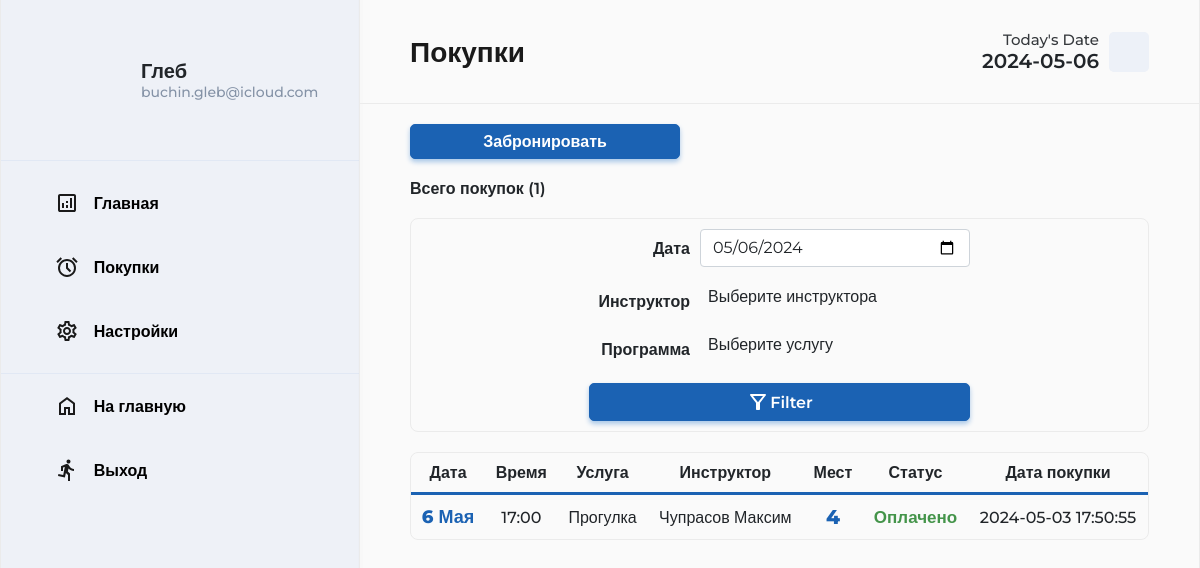
/client/bookings.php (signed in), run on the app's committed database.
### tables this page shows
CREATE TABLE `bookings` (
  `booking_id` int(11) NOT NULL,
  `client_id` int(11) DEFAULT NULL,
  `slot_id` int(11) NOT NULL,
  `instructor_id` int(11) DEFAULT NULL,
  `booked_capacity` smallint(6) NOT NULL,
  `timestamp` timestamp NOT NULL DEFAULT CURRENT_TIMESTAMP,
  `status` tinyint(4) NOT NULL DEFAULT '0'
);

CREATE TABLE `timeslots` (
  `slot_id` int(11) NOT NULL,
  `service_id` int(11) NOT NULL,
  `date` date NOT NULL,
  `time_start` time NOT NULL,
  `time_finish` time NOT NULL,
  `total_capacity` smallint(6) NOT NULL,
  `remaining_capacity` smallint(6) NOT NULL
);

CREATE TABLE `services` (
  `service_id` int(11) NOT NULL,
  `name` varchar(255) NOT NULL,
  `description` text,
  `duration` decimal(5,2) NOT NULL,
  `price` decimal(10,0) NOT NULL
);

### app/database/db.php (called while the page is built, shortened)
<?php
require 'connection.php';
function dbCheckError($query){
    $errInfo = $query->errorInfo();
    return true;
}
function countRows($table, $params = []) {
    global $pdo;
    $sql = "SELECT COUNT(*) as total_rows FROM $table";
    if(!empty($params)){
        $i = 0;
        foreach ($params as $key => $value){
            if ($i === 0){
                $sql = $sql . " WHERE $key=$value";
            }else{
                $sql = $sql . " AND $key=$value";
            }
            $i++;
        }
    }
    $query = $pdo->prepare($sql);
    $query->execute();
    $result = $query->fetch(PDO::FETCH_ASSOC);
    return $result['total_rows'];
}
function formatData($dateString){
    $dateObj = DateTime::createFromFormat('Y-m-d', $dateString);
    $months = [
        1 => 'Января',
        2 => 'Февраля',
        3 => 'Марта',
        4 => 'Апреля',
        5 => 'Мая',
        6 => 'Июня',
        7 => 'Июля',
        8 => 'Августа',
        9 => 'Сентября',
        10 => 'Октября',
        11 => 'Ноября',
        12 => 'Декабря'
    ];
    $day = ltrim($dateObj->format('d'), '0');
    $monthNum = (int)$dateObj->format('m');
    $month = $months[$monthNum];
    return $day . ' ' . $month;
}
function formatTime($timeString){
    $timeObj = DateTime::createFromFormat('H:i:s', $timeString);
    return $timeObj->format('H:i');
}

### client/bookings.php (the view, shortened to what this page needs)
<?php
    include "./../app/database/db.php";
?>
<?php
    $client_id = $_SESSION['client_id'];
?>
<!DOCTYPE html>
<html lang="en">
<head>
    <link rel="stylesheet" href="https://cdn.jsdelivr.net/npm/bootstrap@5.0.2/dist/css/bootstrap.min.css">
    <link rel="stylesheet" href="https://cdn.jsdelivr.net/npm/select2@4.1.0-rc.0/dist/css/select2.min.css" />
    <link rel="stylesheet" href="https://cdn.jsdelivr.net/npm/select2-bootstrap-5-theme@1.3.0/dist/select2-bootstrap-5-theme.min.css" />
    <link rel="stylesheet" href="../assets/css/dashboard.css">
    <link rel="stylesheet" href="../assets/css/dashmedia.css">
</head>
<body>
    <div class="dashboard">
        <?php include("../app/include/client_sidebar.php"); ?>
        <div class="body">
            <header class="header">
                <h1 class="header__title">Покупки</h1>
                <div class="header__calendar">
                    <div class="calendar__text">
                        <p class="calendar__title">Today's Date</p>
                        <p class="calendar__date">
                            <?php
                                $date = date('Y-m-d');
                                echo $date;
                            ?>
                        </p>
                    </div>
                    <div class="calendar__img">
                        <lord-icon src="https://cdn.lordicon.com/abfverha.json" trigger="hover" colors="primary:#1a1a1a" style="width:40px;height:40px"></lord-icon>
                    </div>
                </div>
            </header>
            <main class="main">
                <div class="main__container">
                    <div class="add__new">
                        <a href="<?= BASE_URL . 'booking.php'?>" class="primary__btn add__btn" style="width: 270px;"><div>Забронировать</div></a>
                    </div>
                    <div class="row__counter">Всего покупок&nbsp;(<?=$totalClients = countRows("bookings",['client_id'=>$_SESSION['client_id']])?>)</div>
                    <form method="post" class="filter__form" action="bookings.php">
                        <div class="filter__row">
                            <div class="filter__col">
                                <label for="exampleInputDate" class="filter__label">Дата</label>
                                <input name="date" type="date" class="form-control filter__control" value="<?=$date?>">
                            </div>
                            <div class="filter__col">
                                <label for="filterInstructors" class="filter__label">Инструктор</label>
                            </div>
                            <div class="filter__col">
                                <label for="filterService" class="filter__label">Программа</label>
                            </div>
                            <div class="filter__col">
                                <button type="submit" class="primary__btn filter__btn client" name="filter__btn"><div>Filter</div></button>
                            </div>
                        </div>
                    </form>
                    <div class="table__container">
                        <table class="main__table">
                            <thead>
                                <tr>
                                    <th>Дата</th>
                                    <th>Время</th>
                                    <th>Услуга</th>
                                    <th>Инструктор</th>
                                    <th>Мест</th>
                                    <th>Статус</th>
                                    <th>Дата&nbsp;покупки</th>
                                </tr>
                            </thead>
                            <tbody>
                                <?php
                                    if($_SERVER['REQUEST_METHOD'] === 'POST' && isset($_POST['filter__btn'])){
                                        $sqlpt1 = "";
                                        if(!empty($_POST["date"])) {
                                            $filterDate = $_POST["date"];
                                            $sqlpt1 = "timeslots.date = '$filterDate'";
                                        }
                                        $sqlpt2 = "";
                                        if(!empty($_POST["instructor"])) {
                                            $instructor_id = $_POST["instructor"];
                                            $sqlpt2 = "instructors.instructor_id = '$instructor_id'";
                                        }
                                        $sqlpt3 = "";
                                        if(!empty($_POST["service"])) {
                                            $service = $_POST["service"];
                                            $sqlpt3 = "services.name = '$service'";
                                        }
                                        $sql = "SELECT timeslots.date, timeslots.time_start, services.name, bookings.booked_capacity, CONCAT(instructors.instructor_surname, ' ', instructors.instructor_name) AS instructor, bookings.timestamp, bookings.status
                                        FROM bookings
                                        INNER JOIN timeslots ON bookings.slot_id = timeslots.slot_id
                                        INNER JOIN services ON timeslots.service_id = services.service_id
                                        LEFT JOIN instructors ON bookings.instructor_id = instructors.instructor_id
                                        WHERE bookings.client_id = '$client_id'";
                                        $sqllist = array($sqlpt1, $sqlpt2, $sqlpt3);
                                        foreach($sqllist as $key) {
                                            if(!empty($key)) {
                                                $sql .= " AND " . $key;
                                            }
                                        };
                                        $sql .= " ORDER BY timeslots.date ASC, timeslots.time_start ASC";
                                    }else{
                                        $sql = "SELECT timeslots.date, timeslots.time_start, services.name,  CONCAT(instructors.instructor_surname, ' ', instructors.instructor_name) AS instructor, bookings.booked_capacity, bookings.timestamp, bookings.status
                                        FROM bookings
                                        INNER JOIN timeslots ON bookings.slot_id = timeslots.slot_id
                                        INNER JOIN services ON timeslots.service_id = services.service_id
                                        LEFT JOIN instructors ON bookings.instructor_id = instructors.instructor_id
                                        WHERE bookings.client_id = '$client_id'
                                        ORDER BY timeslots.date ASC, timeslots.time_start ASC";
                                    }
                                    $query = $pdo->prepare($sql);
                                    $query->execute();
                                    $rowCount =  $query->rowCount();
                                    if($rowCount > 0){
                                        while ($row =  $query->fetch()) {
                                            $formatDate = formatData($row['date']);
                                            $time_start = formatTime($row['time_start']);
                                            if($row['status'] == 1){
                                                $status = 'Оплачено';
                                            }else {
                                                $status = 'Не оплачено';
                                            }
                                            echo "<tr>" .
                                            "<td style='font-size:18px; font-weight:800; color: var(--accent-blue); white-space: nowrap;'>" . $formatDate . "</td>" .
                                            "<td>" . $time_start . "</td>" .
                                            "<td>" . $row['name'] . "</td>" .
                                            "<td>" . $row['instructor'] . "</td>" .
                                            "<td style='font-size: 20px; font-weight: 800; color: var(--accent-blue);'>" . $row['booked_capacity'] . "</td>" .
                                            "<td class = 'colors' style = 'font-size: 17px; font-weight: 600; white-space: nowrap;'>" . $status . "</td>" .
                                            "<td>" . $row['timestamp'] . "</td>" .
                                            "</tr>";
                                        }
                                    } else {
                                        echo '<tr>
                                        <td colspan="7">
                                        <img src="./../assets/img/icon/not_found.svg" width="260px">
                                        </td>
                                        </tr>';
                                    }
                                ?>
                            </tbody>
                        </table>
                    </div>
                </div>
            </main>
        </div>
    </div>
</body>
</html>

### assets/css/dashboard.css (style rules this page uses)
body { background: var(--bg-white); line-height: normal; }
.dashboard { min-height: 100vh; max-width: 1920px; margin: 0 auto; }
.body { height: 100vh; overflow-y: auto; margin-left: 360px ; border-right: 1.5px solid var(--primary-border); box-shadow: 0 0px 0px 2px rgba(240, 240, 240, 0.3); }
.primary__btn { background-color: var(--accent-blue); border: 1px solid var(--accent-blue); box-shadow: 0 3px 5px 0 var(--light-blue); color: #fff; font-size: 16px; font-weight: 600; border-radius: 5px; transition: all .3s ease-in-out; }
.header { display: flex; justify-content: space-between; align-items: center; padding: 30px 50px; border-bottom: 1.5px solid var(--primary-border); gap: 20px; }
.header__title { color: var(--primary-black); font-weight: 900; font-size: 28px; }
.header__calendar { display: flex; align-items: center; gap: 10px; }
.calendar__text { text-align: end; min-width: 110px; white-space: nowrap; }
.calendar__title { font-size: 15px; font-weight: 500; opacity: .9; }
.calendar__date { font-size: 20px; font-weight: 600; }
.calendar__img { width: 40px; height: 40px; background: rgba(105, 145, 214, .09); border-radius: 5px; }
.main__container { width: calc(100% - 100px); margin: auto; padding: 20px 0 40px 0; }
.add__new { display: flex; align-items: center; width: 100%; margin-bottom: 20px; gap: 30px; }
.add__btn { min-width: 120px; min-height: 35px; display: flex; justify-content: center; }
.add__btn div { display: flex; align-items: center; }
.row__counter { font-weight: 600; font-size: 16px; margin-bottom: 20px; }
.filter__form { border: 1px solid var(--primary-border); border-radius: 8px; width: 100%; margin-bottom: 20px; display: flex; justify-content: center; }
.filter__row { margin: 0 20px; padding: 10px 0; display: flex; column-gap: 30px; row-gap: 20px; flex-wrap: wrap; justify-content: center; }
.filter__col { display: flex; align-items: center; gap: 10px; flex-wrap: wrap; }
.filter__label { font-weight: 600; width: 101px; text-align: end; }
.filter__control { width: 270px; }
.filter__btn { padding: 6px 16px; }
.filter__btn div { display: flex; align-items: center; flex-wrap: nowrap; justify-content: center; }
.table__container { max-height: 600px; width: 100%; overflow: auto; margin: auto; }
.main__table { border-spacing: 0; width: 100%; margin: auto; border: 1px solid var(--primary-border); border-radius: 8px; caption-side: top !important; border-collapse: separate !important; }
tr { transition: all .5s; }
th, td { text-align: center; padding: 10px; }
th { border-bottom: 3px solid var(--accent-blue); font-weight: 600; }
td { font-weight: 500; }

### assets/css/dashmedia.css (style rules this page uses)
@media (max-width:1350px) { .header { flex-wrap: wrap; } }
@media (max-width:1350px) { .header__title, .header__search, .header__calendar { flex: 1 0 auto; } }
@media (max-width:1350px) { .header__calendar { justify-content: end; } }
@media (max-width:1350px) { .filter__btn { width: 381px; } }
@media (max-width:1350px) { .filter__btn.client { width: 100%; } }
@media (max-width:1294px) { .filter__btn.client { width: 381px; } }

### assets/css/default.css (style rules this page uses)
:root { --primary-blue: #4e88b8; --light-blue:#a8c7e7; --primary-black:#1a1a1a; --primary-grey: #3a3a3a; --accent-blue: #1b62b3; --bg-white:#fafafa; --primary-border:#ebebeb; --error-red: #E32636; }
* { margin: 0; padding: 0; box-sizing: border-box; }
a { text-decoration: none; }
button { border:none; outline: none; cursor: pointer; background: transparent; }
p { margin-bottom: 0 !important; }
h1 { line-height: normal !important; margin: 0 !important; }
body { font-family: "Montserrat", sans-serif; background-color: #ffffff; }

### data on the page
bookings: slot.date "6 Мая", slot.time_start "17:00", services.name "Прогулка", instructor "Чупрасов Максим", booked_capacity "4", status "Оплачено", timestamp "2024-05-03 17:50:55"

### other printed values
$_SESSION["name"] "Глеб"
$_SESSION["email"] "buchin.gleb@icloud.com"
